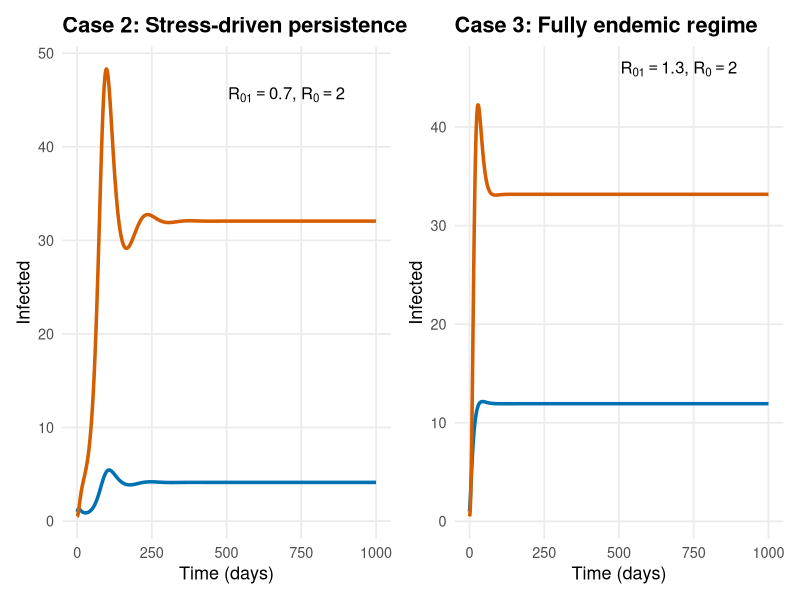

The R source for this figure:
# =====================================================
# File: stress_model_simulation_R0_legend.R
# Purpose: Simulate temporal dynamics for 3 regimes
#          and show R0, R01 values in figure legend
# =====================================================

library(deSolve)
library(ggplot2)
library(dplyr)
library(patchwork)

# --- Parameters (biological constants) ---
Lambda <- 10
alpha  <- 0.2
gamma1 <- 0.2
gamma2 <- 0.15
mu     <- 0.01
d1     <- 0.02
d2     <- 0.025

# --- Equilibrium susceptibles at DFE ---
S1_0 <- Lambda / (alpha + mu)
S2_0 <- alpha * S1_0 / mu

# --- Define R0 targets for three scenarios ---
R01_target <- c(0.7, 0.7, 1.3)
R0_target  <- c(0.8, 2, 2.0)

# --- Compute betas ---
cases <- tibble::tibble(
  Case = c("Case 1: Subcritical (R0 < 1)",
           "Case 2: Stress-driven persistence",
           "Case 3: Fully endemic regime"),
  R01 = R01_target,
  R0  = R0_target
) %>%
  mutate(
    R02 = pmax(R0 - R01, 0),
    beta1 = R01 * (gamma1 + mu + d1) / S1_0,
    beta2 = R02 * (gamma2 + mu + d2) / S2_0
  )

print(cases)

# --- ODE System ---
stress_model <- function(t, y, parms) {
  with(as.list(c(y, parms)), {
    lambda <- beta1 * I1 + beta2 * I2
    dS1 <- Lambda - alpha*S1 - (lambda + mu)*S1
    dS2 <- alpha*S1 - (lambda + mu)*S2
    dI1 <- lambda*S1 - (gamma1 + mu + d1)*I1
    dI2 <- lambda*S2 - (gamma2 + mu + d2)*I2
    dR  <- gamma1*I1 + gamma2*I2 - mu*R
    list(c(dS1, dS2, dI1, dI2, dR))
  })
}

# --- Initial conditions ---
y0 <- c(S1 = 100, S2 = 20, I1 = 1, I2 = 0.5, R = 0)
times <- seq(0, 1000, by = 1)

# --- Simulations ---
sim_results <- lapply(1:nrow(cases), function(i){
  p <- as.list(cases[i, ])
  parms <- c(Lambda, alpha, gamma1, gamma2, mu, d1, d2,
             beta1 = p$beta1, beta2 = p$beta2)
  
  out <- ode(y = y0, times = times, func = stress_model, parms = parms)
  as.data.frame(out) %>%
    mutate(Case = p$Case,
           R01 = p$R01,
           R0  = p$R0)
}) %>% bind_rows()

# --- Plot function for each case ---
plot_case <- function(df_case, color_I1, color_I2) {
  R01_val <- unique(df_case$R01)
  R0_val  <- unique(df_case$R0)
  
  label_text <- paste0("R[0][1]==", R01_val, "*','~R[0]==", R0_val)
  
  ggplot(df_case, aes(x = time)) +
    geom_line(aes(y = I1), color = color_I1, linewidth = 1.2) +
    geom_line(aes(y = I2), color = color_I2, linewidth = 1.2) +
    annotate("text",
             x = max(df_case$time) * 0.7,
             y = max(df_case$I1 + df_case$I2, na.rm = TRUE) * 0.85,
             label = label_text,
             parse = TRUE,
             color = "black", size = 4.2) +
    labs(
      title = unique(df_case$Case),
      x = "Time (days)",
      y = "Infected"
    ) +
    theme_minimal(base_size = 13) +
    theme(
      plot.title = element_text(face = "bold"),
      panel.grid.minor = element_blank()
    )
}


# --- Individual plots ---
#p1 <- plot_case(sim_results %>% filter(Case == cases$Case[1]),
 #               "#0072B2", "#D55E00")
p2 <- plot_case(sim_results %>% filter(Case == cases$Case[2]),
                "#0072B2", "#D55E00")
p3 <- plot_case(sim_results %>% filter(Case == cases$Case[3]),
                "#0072B2", "#D55E00")

# --- Combine in 2x2 layout ---
blank_panel <- ggplot() + theme_void()

final_plot <- p2 + p3 
  plot_annotation(
    title = "Temporal evolution of infected classes under different R₀ regimes",
    theme = theme(
      plot.title = element_text(face = "bold", size = 15),
    legend.position = "top"  # single legend at bottom
     # plot.subtitle = element_text(size = 12)
    )
  )

# --- Display and Save ---
print(final_plot)

#ggsave("stress_model_three_cases_legend.pdf", final_plot, width = 10, height = 8, dpi = 300)
#ggsave("stress_model_three_cases_legend.png", final_plot, width = 10, height = 8, dpi = 400)
